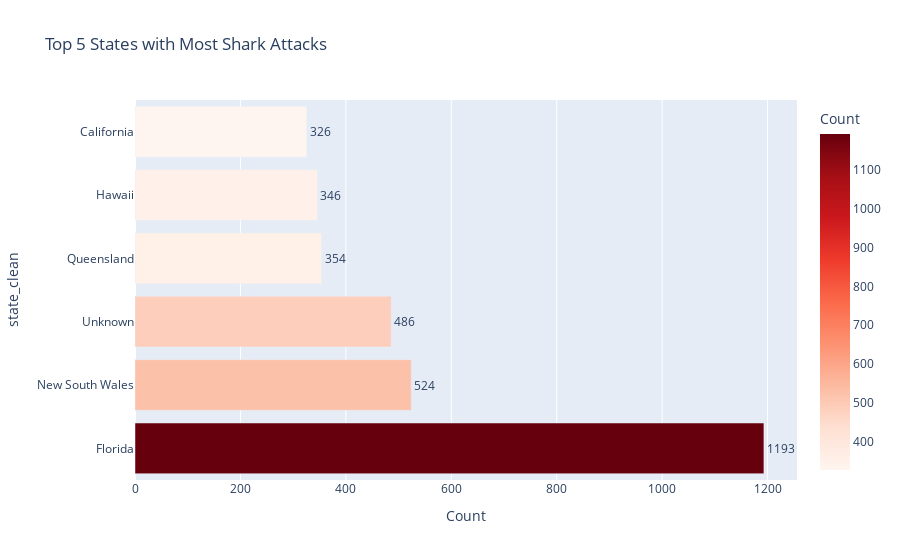

Here is the notebook cell this chart was saved with:
### Code cell
from utils import clean_location_and_state
fig = px.bar(top_states,
             y='state_clean',
             x='Count',
             color='Count',
             color_continuous_scale='Reds',
             title =  'Top 5 States with Most Shark Attacks', 
             text = 'Count')
fig.update_traces(textposition='outside')  # move labels above bars
fig.update_layout(uniformtext_minsize=8, uniformtext_mode='hide')
fig.show()

### Figure 1 — Plotly figure (JSON) as saved in the notebook; plotly's stock layout.template omitted (floating-point values rounded to 4 significant figures)
{"data": [{"hovertemplate": "Count=%{marker.color}<br>state_clean=%{y}<extra></extra>", "legendgroup": "", "marker": {"color": [1193, 524, 486, 354, 346, 326], "coloraxis": "coloraxis", "pattern": {"shape": ""}}, "name": "", "orientation": "h", "showlegend": false, "text": [1193.0, 524.0, 486.0, 354.0, 346.0, 326.0], "textposition": "outside", "type": "bar", "x": [1193, 524, 486, 354, 346, 326], "xaxis": "x", "y": ["Florida", "New South Wales", "Unknown", "Queensland", "Hawaii", "California"], "yaxis": "y"}], "layout": {"barmode": "relative", "coloraxis": {"colorbar": {"title": {"text": "Count"}}, "colorscale": [[0, "rgb(255,245,240)"], [0.125, "rgb(254,224,210)"], [0.25, "rgb(252,187,161)"], [0.375, "rgb(252,146,114)"], [0.5, "rgb(251,106,74)"], [0.625, "rgb(239,59,44)"], [0.75, "rgb(203,24,29)"], [0.875, "rgb(165,15,21)"], [1, "rgb(103,0,13)"]]}, "legend": {"tracegroupgap": 0}, "title": {"text": "Top 5 States with Most Shark Attacks"}, "uniformtext": {"minsize": 8, "mode": "hide"}, "xaxis": {"anchor": "y", "domain": [0, 1], "title": {"text": "Count"}}, "yaxis": {"anchor": "x", "domain": [0, 1], "title": {"text": "state_clean"}}}}
